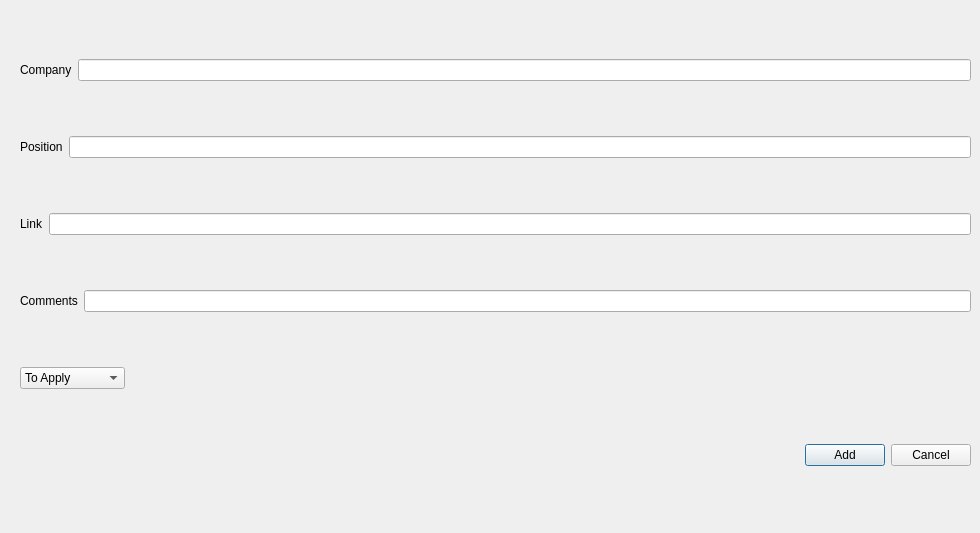
<?xml version="1.0" encoding="UTF-8"?>
<ui version="4.0">
 <class>additem</class>
 <widget class="QDialog" name="additem">
  <property name="geometry">
   <rect>
    <x>0</x>
    <y>0</y>
    <width>980</width>
    <height>533</height>
   </rect>
  </property>
  <property name="windowTitle">
   <string>Dialog</string>
  </property>
  <widget class="QWidget" name="layoutWidget">
   <property name="geometry">
    <rect>
     <x>20</x>
     <y>10</y>
     <width>951</width>
     <height>511</height>
    </rect>
   </property>
   <layout class="QVBoxLayout" name="verticalLayout">
    <item>
     <layout class="QHBoxLayout" name="horizontalLayout">
      <item>
       <widget class="QLabel" name="label">
        <property name="text">
         <string>Company</string>
        </property>
       </widget>
      </item>
      <item>
       <widget class="QLineEdit" name="lineEdit_Company"/>
      </item>
     </layout>
    </item>
    <item>
     <layout class="QHBoxLayout" name="horizontalLayout_2">
      <item>
       <widget class="QLabel" name="label_2">
        <property name="text">
         <string>Position</string>
        </property>
       </widget>
      </item>
      <item>
       <widget class="QLineEdit" name="lineEdit_Position"/>
      </item>
     </layout>
    </item>
    <item>
     <layout class="QHBoxLayout" name="horizontalLayout_3">
      <item>
       <widget class="QLabel" name="label_3">
        <property name="text">
         <string>Link</string>
        </property>
       </widget>
      </item>
      <item>
       <widget class="QLineEdit" name="lineEdit_Link"/>
      </item>
     </layout>
    </item>
    <item>
     <layout class="QHBoxLayout" name="horizontalLayout_4">
      <item>
       <widget class="QLabel" name="label_4">
        <property name="text">
         <string>Comments</string>
        </property>
       </widget>
      </item>
      <item>
       <widget class="QLineEdit" name="lineEdit_Comments"/>
      </item>
     </layout>
    </item>
    <item>
     <layout class="QHBoxLayout" name="horizontalLayout_6">
      <item>
       <widget class="QComboBox" name="comboBox_Initial">
        <item>
         <property name="text">
          <string>To Apply</string>
         </property>
        </item>
        <item>
         <property name="text">
          <string>Applied</string>
         </property>
        </item>
        <item>
         <property name="text">
          <string>Rejected</string>
         </property>
        </item>
        <item>
         <property name="text">
          <string>Follow Up</string>
         </property>
        </item>
        <item>
         <property name="text">
          <string>In Progress</string>
         </property>
        </item>
        <item>
         <property name="text">
          <string>Offer</string>
         </property>
        </item>
        <item>
         <property name="text">
          <string>Rejected</string>
         </property>
        </item>
        <item>
         <property name="text">
          <string>No Response</string>
         </property>
        </item>
       </widget>
      </item>
      <item>
       <spacer name="horizontalSpacer">
        <property name="orientation">
         <enum>Qt::Horizontal</enum>
        </property>
        <property name="sizeHint" stdset="0">
         <size>
          <width>40</width>
          <height>20</height>
         </size>
        </property>
       </spacer>
      </item>
     </layout>
    </item>
    <item>
     <layout class="QHBoxLayout" name="horizontalLayout_7">
      <item>
       <spacer name="horizontalSpacer_2">
        <property name="orientation">
         <enum>Qt::Horizontal</enum>
        </property>
        <property name="sizeHint" stdset="0">
         <size>
          <width>40</width>
          <height>20</height>
         </size>
        </property>
       </spacer>
      </item>
      <item>
       <layout class="QHBoxLayout" name="horizontalLayout_5">
        <item>
         <widget class="QPushButton" name="pushButton_Add">
          <property name="text">
           <string>Add</string>
          </property>
         </widget>
        </item>
        <item>
         <widget class="QPushButton" name="pushButton_Cancel">
          <property name="text">
           <string>Cancel</string>
          </property>
         </widget>
        </item>
       </layout>
      </item>
     </layout>
    </item>
   </layout>
  </widget>
 </widget>
 <resources/>
 <connections/>
</ui>
